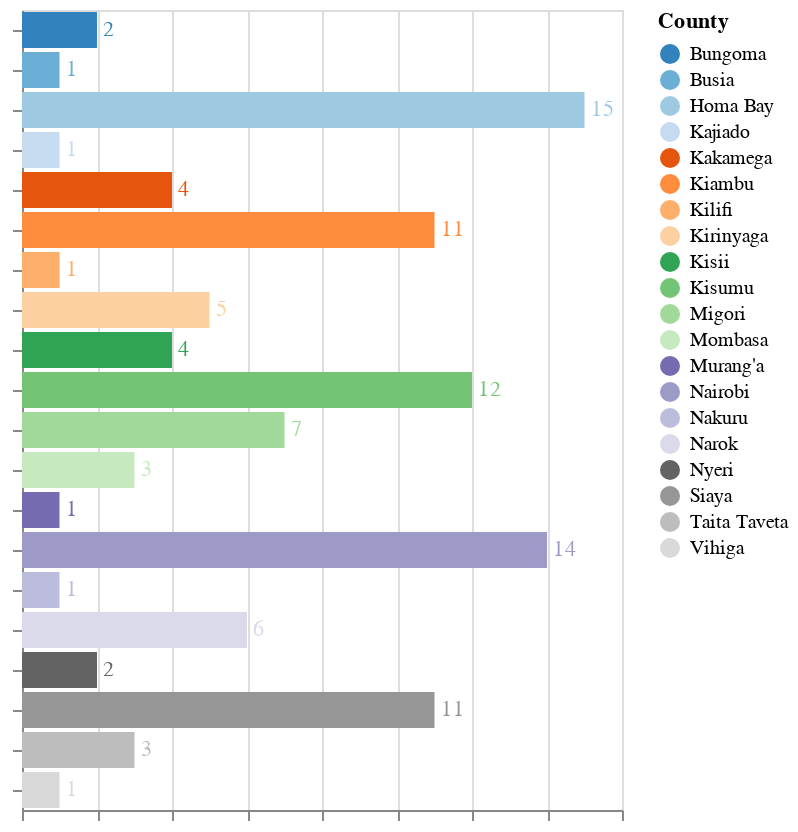

Notebook cell for this chart:
### Code cell
#with our data 

sitescount = kccb_sites.County.value_counts().reset_index()


bar = alt.Chart(sitescount).mark_bar().encode(
    y=alt.Y("County:N").title("").axis(labels=False),
    x=alt.X("count:Q").title("").axis(labels=False),
    color=alt.Color("County").scale(scheme="category20c"))

bar.configure_legend(
         padding=6,
         orient='bottom')

text = bar.mark_text(
    align="left",
    baseline="middle",
    dx=3
).encode(text="count")

bar + text

### Figure 1 — Vega-Lite specification as saved in the notebook (floating-point values rounded to 4 significant figures)
{"config": {"view": {"continuousWidth": 300, "continuousHeight": 300}}, "layer": [{"mark": {"type": "bar"}, "encoding": {"color": {"field": "County", "scale": {"scheme": "category20c"}, "type": "nominal"}, "x": {"axis": {"labels": false}, "field": "count", "title": "", "type": "quantitative"}, "y": {"axis": {"labels": false}, "field": "County", "title": "", "type": "nominal"}}}, {"mark": {"type": "text", "align": "left", "baseline": "middle", "dx": 3}, "encoding": {"color": {"field": "County", "scale": {"scheme": "category20c"}, "type": "nominal"}, "text": {"field": "count", "type": "quantitative"}, "x": {"axis": {"labels": false}, "field": "count", "title": "", "type": "quantitative"}, "y": {"axis": {"labels": false}, "field": "County", "title": "", "type": "nominal"}}}], "data": {"name": "data-c6015fc7e9e84b2373f40ce47e510498"}, "$schema": "https://vega.github.io/schema/vega-lite/v5.14.1.json", "datasets": {"data-c6015fc7e9e84b2373f40ce47e510498": [{"County": "Homa Bay", "count": 15}, {"County": "Nairobi", "count": 14}, {"County": "Kisumu", "count": 12}, {"County": "Siaya", "count": 11}, {"County": "Kiambu", "count": 11}, {"County": "Migori", "count": 7}, {"County": "Narok", "count": 6}, {"County": "Kirinyaga", "count": 5}, {"County": "Kisii", "count": 4}, {"County": "Kakamega", "count": 4}, {"County": "Mombasa", "count": 3}, {"County": "Taita Taveta", "count": 3}, {"County": "Bungoma", "count": 2}, {"County": "Nyeri", "count": 2}, {"County": "Murang'a", "count": 1}, {"County": "Busia", "count": 1}, {"County": "Nakuru", "count": 1}, {"County": "Kilifi", "count": 1}, {"County": "Kajiado", "count": 1}, {"County": "Vihiga", "count": 1}]}}
